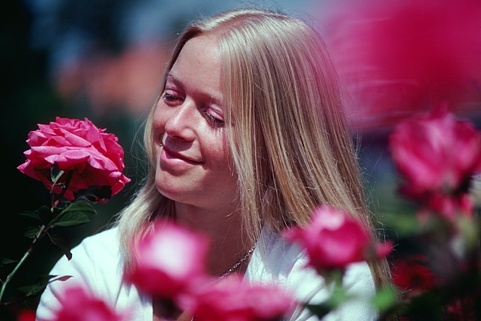
#> input picture tradition/preprocess/train/104.jpg, 481 x 321 px, given in place of 0.jpg, which was not available
$ python contour_detection.py
#> lines starting #> are read from the running program, lines starting #| are printed output that depends on the picture; after the words box and inside, x2 and y2 are one past the last pixel; in counts of white or black regions, pixels touching at a corner belong together; pictures that were not available may be replaced by others from this repository, and a replacement may not be noted
import cv2
import os
import numpy as np


def contour_detection(no):
    # 读取图像
#> called with no = 0
    image = cv2.imread('train/{}.jpg'.format(no))
#> image is the input picture: shape (321, 481, 3); mean B, G, R 89.1, 71.3, 114.7

    # 将图像转换为灰度
    gray = cv2.cvtColor(image, cv2.COLOR_BGR2GRAY)
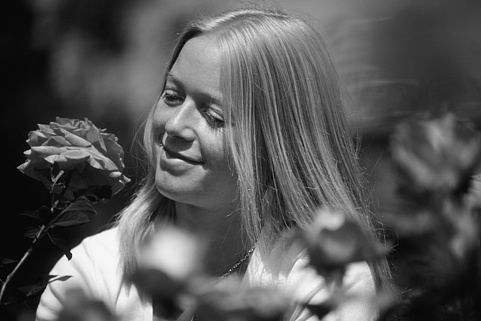
#> gray: shape (321, 481); min 0, max 250, mean 86.3

    # 应用高斯模糊以减少噪声并帮助边缘检测
    blurred = cv2.GaussianBlur(gray, (5, 5), 0)

    # 使用Canny边缘检测器查找图像中的边缘
    edges = cv2.Canny(blurred, 50, 150)
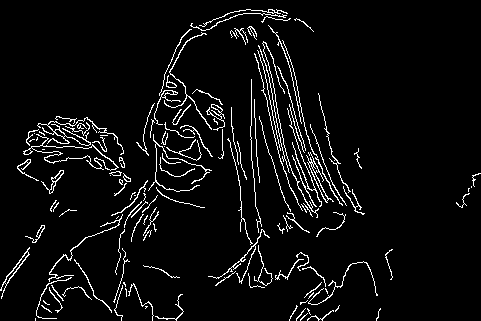
#> edges: shape (321, 481); 5.3% white in thin lines or dots

    # 在边缘图中查找轮廓
    contours, _ = cv2.findContours(edges, cv2.RETR_EXTERNAL, cv2.CHAIN_APPROX_SIMPLE)
#> contours = 133 contours, 105 with area under 20; largest, box (x1, y1, x2, y2) and area: (23, 134, 119, 171) 936, (306, 152, 334, 203) 182, (0, 247, 30, 299) 152, (37, 117, 124, 155) 119, (41, 170, 64, 194) 97

    # 创建一个黑色背景图像
    contour_image = np.zeros_like(image)

    # 在黑色背景上绘制轮廓
    cv2.drawContours(contour_image, contours, -1, (0, 255, 0), 2)
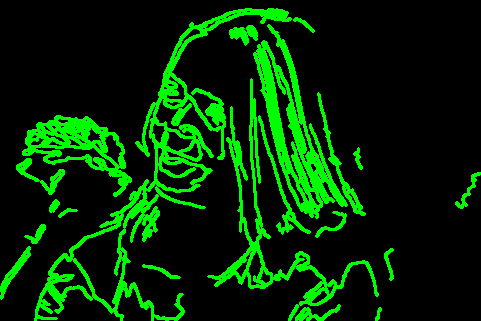
#> contour_image: shape (321, 481, 3); mean of channels 0, 1, 2 0, 41.9, 0; drawn as B, G, R

    # 将轮廓图与原始图像融合
    alpha = 0.3  # 调整融合的权重
    result = cv2.addWeighted(image, 1 - alpha, contour_image, alpha, 0)
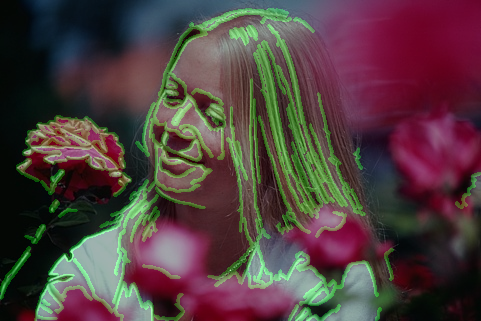
#> result: shape (321, 481, 3); mean B, G, R 62.4, 62.5, 80.3

    # 显示原始图像和轮廓图像
    # cv2.imshow('原始图像', image)
    # cv2.imshow('轮廓图像', contour_image)

    cv2.imwrite('contour/{}_contour.jpg'.format(no),result)


path='train'
files=os.listdir(path)
for i in range(len(files)):
    contour_detection(i)
#> pass 2 of the loop `for i in range(len(files)):`:
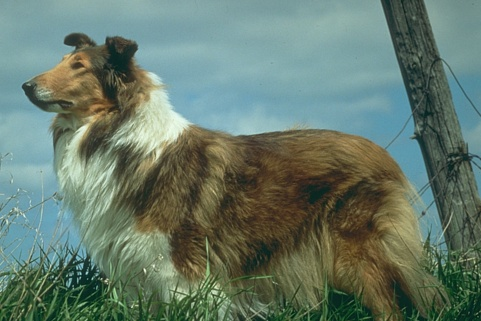
#> input picture tradition/preprocess/train/111.jpg, 481 x 321 px, given in place of 1.jpg, which was not available
#> in contour_detection, image is the input picture: shape (321, 481, 3); mean B, G, R 107.4, 121.6, 101.9
#> in contour_detection (call 2), `edges = cv2.Canny(blurred, 50, 150)`:
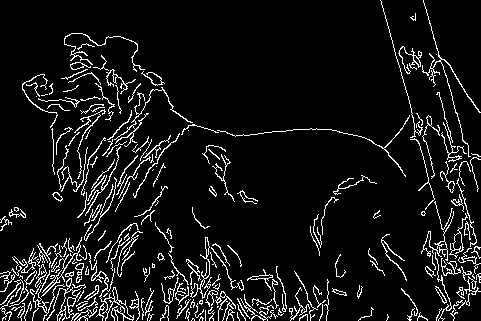
#> edges: shape (321, 481); 7.9% white in thin lines or dots
#> contours = 216 contours, 158 with area under 20; largest, box (x1, y1, x2, y2) and area: (46, 278, 98, 321) 332, (88, 253, 134, 321) 312, (190, 237, 212, 299) 146, (449, 213, 468, 259) 138, (421, 211, 454, 261) 104
#> in contour_detection (call 2), `result = cv2.addWeighted(image, 1 - alpha, contour_image, alpha, 0)`:
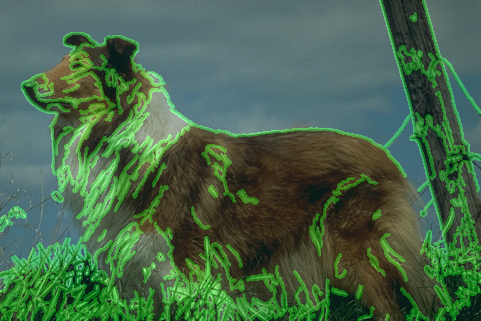
#> result: shape (321, 481, 3); mean B, G, R 75.2, 103.3, 71.3
#> (the run stopped early here; a loop or call above may not have finished)
